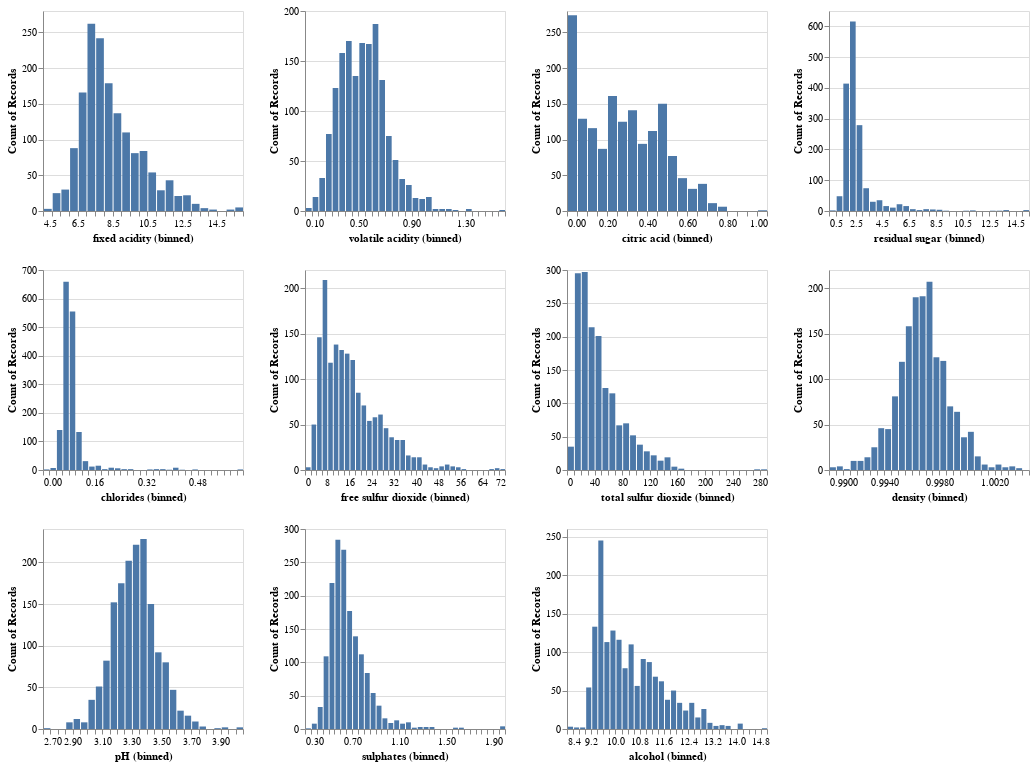

Notebook cell for this chart:
### Code cell
# Features 
feature_df = wine_df.drop('quality', axis=1)

feature_names = list(feature_df.columns)


alt.Chart(feature_df).mark_bar().encode(
     alt.X(alt.repeat()).type('quantitative').bin(maxbins=40),
     y='count()',
).properties(
    width=200,
    height=200
).repeat(
    feature_names, 
    columns=4
)

### Figure 1 — Vega-Lite specification as saved in the notebook (floating-point values rounded to 4 significant figures; data arrays with more than 128 entries replaced by an {"elided": "..."} marker saying what was removed)
{"config": {"view": {"continuousWidth": 300, "continuousHeight": 300}}, "repeat": ["fixed acidity", "volatile acidity", "citric acid", "residual sugar", "chlorides", "free sulfur dioxide", "total sulfur dioxide", "density", "pH", "sulphates", "alcohol"], "spec": {"data": {"name": "data-0f7e70c7b34f9e5f938a1e90e2a8b1c1"}, "mark": {"type": "bar"}, "encoding": {"x": {"bin": {"maxbins": 40}, "field": {"repeat": "repeat"}, "type": "quantitative"}, "y": {"aggregate": "count", "type": "quantitative"}}, "height": 200, "width": 200}, "columns": 4, "$schema": "https://vega.github.io/schema/vega-lite/v5.15.1.json", "datasets": {"data-0f7e70c7b34f9e5f938a1e90e2a8b1c1": {"elided": "1599 records"}}}
